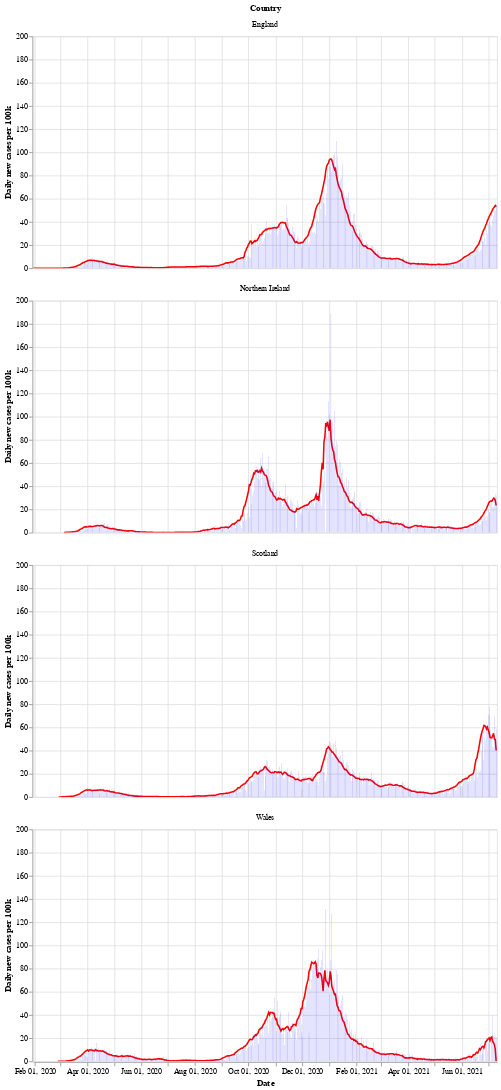

Notebook source saved alongside this figure:
### Markdown cell above
Next is a bar chart of the number of new cases in each country (per 100k population), with the 7 day moving average of cases. Again we see that Wales saw a longer period of raising and falling cases compared to the other countries.

After a period of cases falling, each nation is now seeing a rise in the number of cases - especially in Wales.

### Code cell
# collapse
bars = alt.Chart(uk_cases).mark_bar().encode(
    x=alt.X("yearmonthdate(date):T", axis=alt.Axis(title='Date')),
    y=alt.Y("newCasesRate:Q", axis=alt.Axis(title='Daily new cases per 100k')),
    tooltip='newCasesRate',
    color=alt.condition(
        alt.datum.dailyChange > 0,
        alt.value("orange"),  # The positive color
        alt.value("blue")  # The negative color
    )
).properties(title='New cases per 100k population with rolling 7 day average', width=600).interactive()
line = alt.Chart(uk_cases).mark_line(
    color='red',
    size=2,
).transform_window(
    rolling_mean='mean(newCasesRate)',
    frame=[0, 7],
    groupby=['areaName']
).encode(
    x='yearmonthdate(date):T',
    y='rolling_mean:Q'
)
alt.layer(line, bars, data=uk_cases).facet(alt.Row('areaName', title='Country'), columns=1)

### Figure 1 — Vega-Lite specification as saved in the notebook (floating-point values rounded to 4 significant figures; data arrays with more than 128 entries replaced by an {"elided": "..."} marker saying what was removed)
{"config": {"view": {"continuousWidth": 400, "continuousHeight": 300}}, "data": {"name": "data-2e0326945f21d0692e6cdca869a5e0d5"}, "facet": {"type": "nominal", "field": "areaName", "title": "Country"}, "spec": {"layer": [{"mark": {"type": "line", "color": "red", "size": 2}, "encoding": {"x": {"type": "temporal", "field": "date", "timeUnit": "yearmonthdate"}, "y": {"type": "quantitative", "field": "rolling_mean"}}, "transform": [{"window": [{"op": "mean", "field": "newCasesRate", "as": "rolling_mean"}], "frame": [0, 7], "groupby": ["areaName"]}]}, {"mark": "bar", "encoding": {"color": {"condition": {"value": "orange", "test": "(datum.dailyChange > 0)"}, "value": "blue"}, "tooltip": {"type": "quantitative", "field": "newCasesRate"}, "x": {"type": "temporal", "axis": {"title": "Date"}, "field": "date", "timeUnit": "yearmonthdate"}, "y": {"type": "quantitative", "axis": {"title": "Daily new cases per 100k"}, "field": "newCasesRate"}}, "selection": {"selector002": {"type": "interval", "bind": "scales", "encodings": ["x", "y"]}}, "title": "New cases per 100k population with rolling 7 day average", "width": 600}]}, "columns": 1, "$schema": "https://vega.github.io/schema/vega-lite/v4.8.1.json", "datasets": {"data-2e0326945f21d0692e6cdca869a5e0d5": {"elided": "2020 records"}}}
